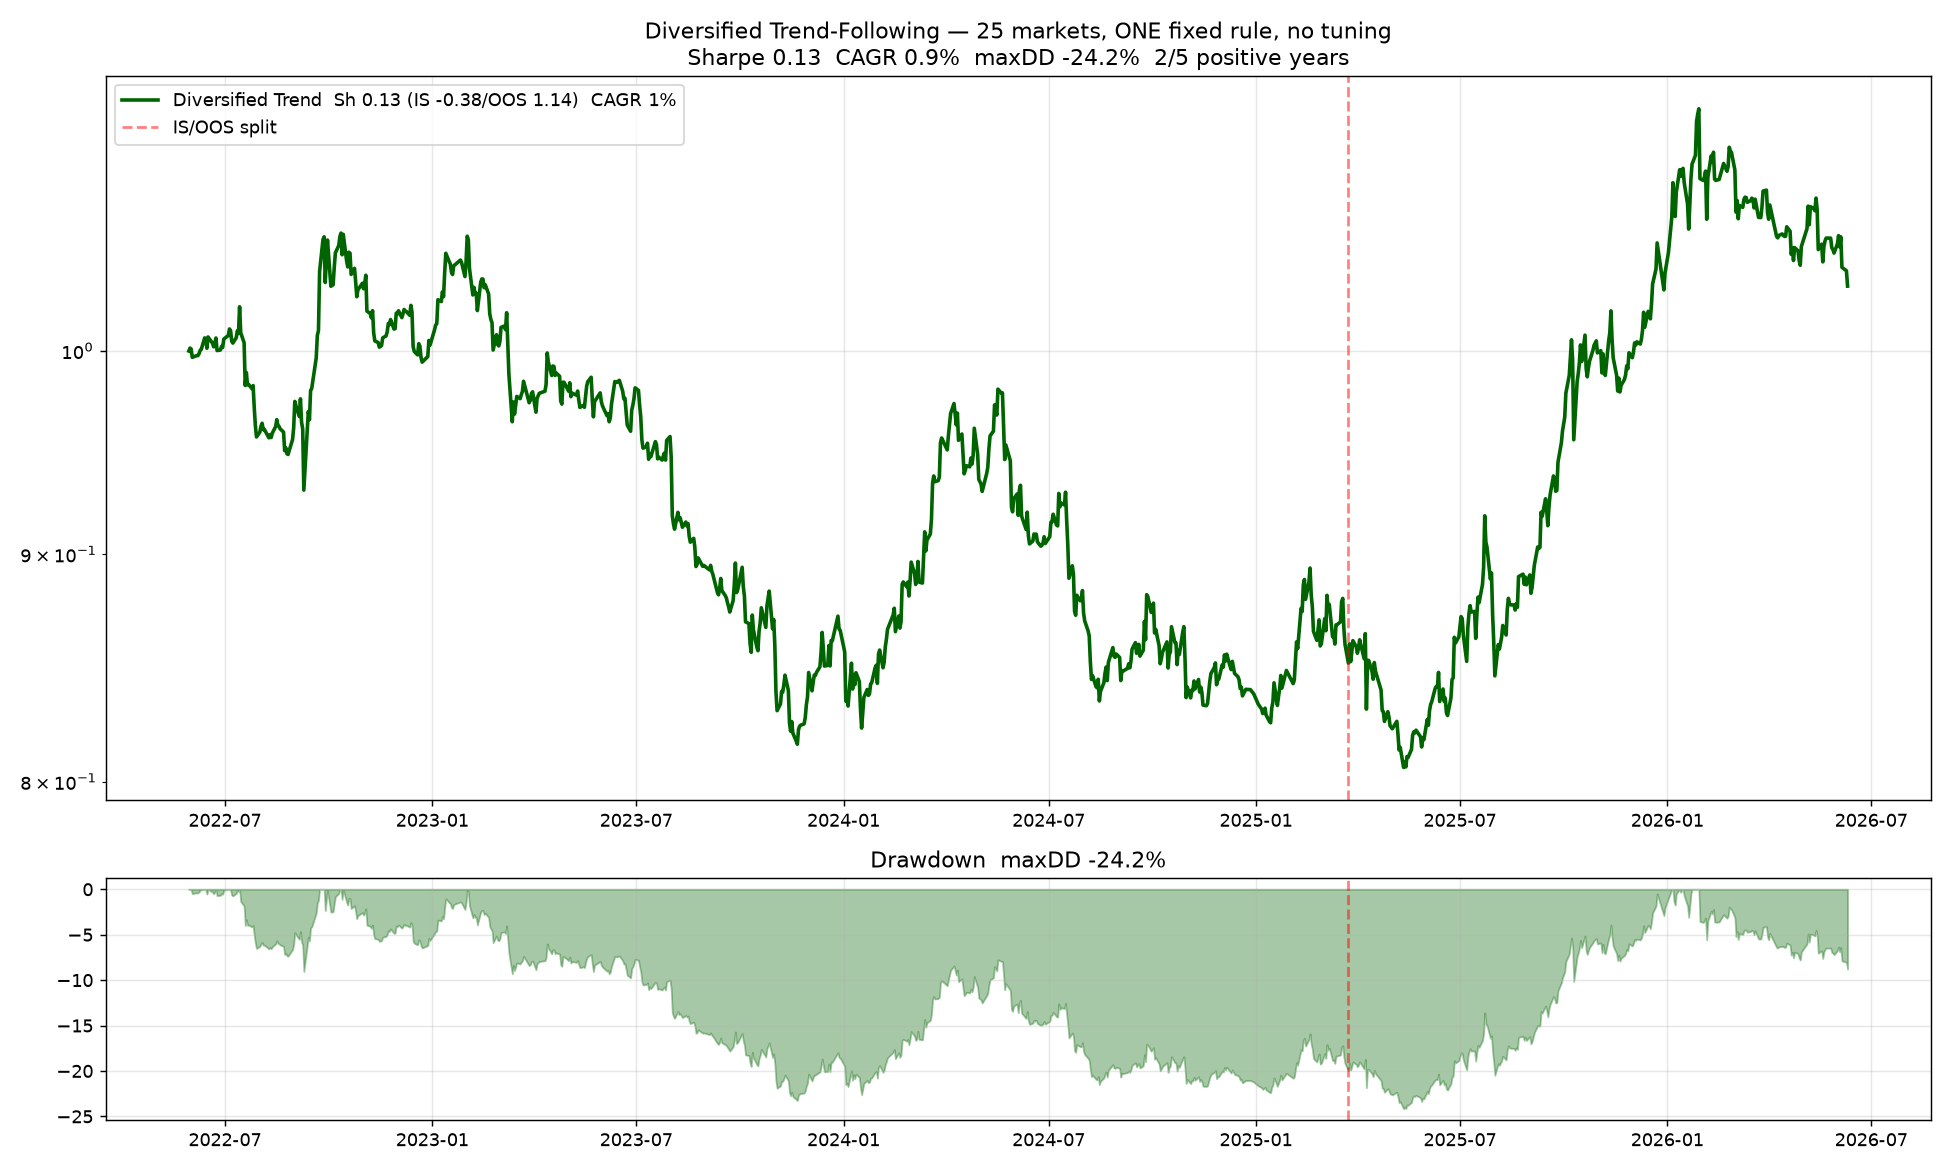

This figure's Python source:
"""
DIVERSIFIED TREND — the honest, real strategy. CTA / managed-futures style.

Principle (what actually survives live):
  - ONE fixed trend rule, applied IDENTICALLY to every instrument. No tuning.
  - Breadth across all ~25 markets -> sqrt(N) lifts Sharpe, cuts drawdown.
  - Proper portfolio vol-targeting to a chosen annual vol.
  - Honest IS/OOS split + per-year walk-forward (rule is FIXED, so every year
    after warmup is genuinely out-of-sample for that year's data).

Trend rule tested: multi-timeframe trend = average sign of several lookbacks
(robust, standard CTA construction — not a single fragile parameter).
"""
import sys, warnings, glob, re
from pathlib import Path
warnings.filterwarnings("ignore")
sys.path.insert(0, str(Path(__file__).parent))
import numpy as np, pandas as pd
import matplotlib; matplotlib.use("Agg")
import matplotlib.pyplot as plt
from multi_asset_scan import load_raw

ann=252; CAP=2.0

HALF={"AUDUSD":0.00008,"EURUSD":0.00007,"USDJPY":0.008,"USDCAD":0.00010,
      "USDCHF":0.00009,"AUDNZD":0.00012,"XAUUSD":0.15,"XAGUSD":0.02,
      "XPDUSD":3.0,"XPTUSD":0.8,"XTIUSD":0.04,"XBRUSD":0.04,"NGCUSD":0.005,
      "CUCUSD":0.0025,"NAS100":1.5,"SP500":0.5,"US30":3.0,"DAX40":2.0,
      "ESXEUR":1.0,"F40EUR":0.8,"IBXEUR":4.0,"UK100":1.5,"ASXAUD":2.0,
      "JPN225":8.0,"HSIHKD":3.5}
def hs(sym,p):
    for k,v in HALF.items():
        if sym.startswith(k[:4]): return v
    return p.mean()*0.0002
def load_d1(fp):
    try:
        df=load_raw(fp); df=df[df["close"]>0]
        d=df.resample("1D").agg({"open":"first","high":"max","low":"min","close":"last"}).dropna()
        return d[d["close"]>0]
    except: return None
def sharpe(x): return x.mean()/x.std()*np.sqrt(ann) if x.std()>0 else 0

# ── THE FIXED TREND RULE (identical for every instrument) ─────────────────────
def trend_signal(p):
    """Multi-timeframe trend: average of sign(EMA_fast - EMA_slow) over several
    standard CTA horizons. Continuous in [-1,1]. No per-asset tuning."""
    pairs=[(8,24),(16,48),(32,96),(64,192)]   # ~classic CTA filter bank
    s=sum(np.sign(p.ewm(span=f).mean()-p.ewm(span=sl).mean()) for f,sl in pairs)/len(pairs)
    return s.fillna(0)

def vol_target_net(p,h,sig,target_vol=0.15):
    ret=p.pct_change().fillna(0)
    rv=ret.rolling(50).std()*np.sqrt(ann)
    pos=(sig*(target_vol/rv.replace(0,np.nan)).clip(upper=CAP).fillna(0)).shift(1).fillna(0)
    trn=pos.diff().abs().fillna(pos.abs())
    return (pos*ret-trn*(h/p)).fillna(0)

# ── Load universe ─────────────────────────────────────────────────────────────
all_csvs=sorted(glob.glob("*.csv")); inst={}
for f in all_csvs:
    m=re.match(r"([A-Z0-9]+)_(M5|M15|H1)_",Path(f).name)
    if not m: continue
    sym,tf=m.group(1),m.group(2); rank={"M5":0,"M15":1,"H1":2}
    if sym not in inst or rank[tf]>rank[inst[sym][1]]: inst[sym]=(f,tf)

nets={}
for sym,(fp,tf) in sorted(inst.items()):
    d1=load_d1(fp)
    if d1 is None or len(d1)<400: continue
    p=d1["close"]
    nets[sym]=vol_target_net(p,hs(sym,p),trend_signal(p))
syms=list(nets.keys())
print(f"  Universe: {len(syms)} instruments, ONE fixed trend rule each")

common=None
for s in syms:
    common=nets[s].index if common is None else common.intersection(nets[s].index)
ND=pd.DataFrame({s:nets[s].reindex(common).fillna(0) for s in syms})
port_raw=ND.mean(axis=1)   # equal weight

# ── Portfolio vol-target to a clean annual vol ────────────────────────────────
def vol_scale(port,target=0.15,cap=3.0):
    rv=port.rolling(30).std()*np.sqrt(ann)
    sc=(target/rv.replace(0,np.nan)).clip(upper=cap).fillna(1.0).shift(1).fillna(1.0)
    return port*sc

port=vol_scale(port_raw,target=0.15)

# ── Metrics ───────────────────────────────────────────────────────────────────
sp=int(len(port)*0.70)
eq=(1+port).cumprod(); dd=(eq/eq.cummax()-1).min()
cagr=eq.iloc[-1]**(ann/len(port))-1
sh=sharpe(port); shi=sharpe(port.iloc[:sp]); sho=sharpe(port.iloc[sp:])
sortino=port.mean()/port[port<0].std()*np.sqrt(ann)
by=port.groupby(common.year).apply(lambda s:(1+s).prod()-1)
mcorr=np.abs(ND.corr().values[np.triu_indices(len(syms),k=1)]).mean()

print("\n"+"="*78)
print("  DIVERSIFIED TREND — fixed rule, equal weight, 15% vol target")
print("="*78)
print(f"  Sharpe {sh:.2f}  (IS {shi:.2f} / OOS {sho:.2f})   Sortino {sortino:.2f}")
print(f"  CAGR {cagr*100:.1f}%   maxDD {dd*100:.1f}%   mean|corr| {mcorr:.3f}")
print(f"  Positive years: {(by>0).sum()}/{len(by)}")
print("  "+"  ".join(f"{y}:{v*100:+.0f}%" for y,v in by.items()))

# ── Per-year walk-forward sanity (rule is fixed -> each year is OOS) ───────────
print("\n  Each year is genuinely OOS (rule never changes):")
yr_sh={}
for y in by.index:
    seg=port[common.year==y]
    yr_sh[y]=sharpe(seg)
print("  "+"  ".join(f"{y}:Sh{yr_sh[y]:+.1f}" for y in by.index))
pos_yr_sh=sum(1 for v in yr_sh.values() if v>0)
print(f"  Years with positive Sharpe: {pos_yr_sh}/{len(yr_sh)}")

# ── Per-instrument trend contribution (is it broad or concentrated?) ──────────
print("\n  Per-instrument standalone trend Sharpe (full sample):")
inst_sh={s:sharpe(ND[s]) for s in syms}
for s in sorted(syms,key=lambda x:-inst_sh[x]):
    bar="#"*int(max(inst_sh[s],0)*15)
    print(f"    {s:<8} {inst_sh[s]:+.2f}  {bar}")
pos_inst=sum(1 for v in inst_sh.values() if v>0)
print(f"  Instruments with positive standalone trend: {pos_inst}/{len(syms)}")

# ── Compare vol targets (return dial) ─────────────────────────────────────────
print("\n  Return dial (same strategy, different vol target):")
print(f"  {'target_vol':>10}{'CAGR':>8}{'Sharpe':>8}{'maxDD':>8}")
for tv in [0.10,0.15,0.25,0.40]:
    pt=vol_scale(port_raw,target=tv)
    et=(1+pt).cumprod()
    print(f"  {tv*100:>9.0f}%{(et.iloc[-1]**(ann/len(pt))-1)*100:>7.1f}%"
          f"{sharpe(pt):>8.2f}{(et/et.cummax()-1).min()*100:>7.1f}%")

# ── Plot ──────────────────────────────────────────────────────────────────────
fig,ax=plt.subplots(2,1,figsize=(15,9),gridspec_kw={"height_ratios":[3,1]})
ax[0].plot(common,eq.values,color="darkgreen",lw=2,
           label=f"Diversified Trend  Sh {sh:.2f} (IS {shi:.2f}/OOS {sho:.2f})  CAGR {cagr*100:.0f}%")
ax[0].axvline(common[sp],color="red",ls="--",alpha=0.5,label="IS/OOS split")
ax[0].set_yscale("log"); ax[0].legend(fontsize=10); ax[0].grid(alpha=0.3)
ax[0].set_title(f"Diversified Trend-Following — {len(syms)} markets, ONE fixed rule, no tuning\n"
                f"Sharpe {sh:.2f}  CAGR {cagr*100:.1f}%  maxDD {dd*100:.1f}%  "
                f"{(by>0).sum()}/{len(by)} positive years")
uw=(eq/eq.cummax()-1)*100
ax[1].fill_between(common,uw.values,0,color="darkgreen",alpha=0.35)
ax[1].axvline(common[sp],color="red",ls="--",alpha=0.5)
ax[1].set_title(f"Drawdown  maxDD {dd*100:.1f}%"); ax[1].grid(alpha=0.3)
plt.tight_layout(); plt.savefig("diversified_trend.png",dpi=130)
print("\n  Saved → diversified_trend.png")
